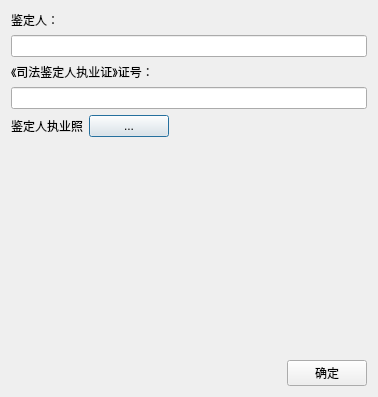
<?xml version="1.0" encoding="UTF-8"?>
<ui version="4.0">
 <class>AddAppraiserDialog</class>
 <widget class="QDialog" name="AddAppraiserDialog">
  <property name="geometry">
   <rect>
    <x>0</x>
    <y>0</y>
    <width>378</width>
    <height>397</height>
   </rect>
  </property>
  <property name="windowTitle">
   <string>录入鉴定人信息</string>
  </property>
  <layout class="QVBoxLayout" name="verticalLayout_2">
   <item>
    <layout class="QVBoxLayout" name="verticalLayout">
     <item>
      <widget class="QLabel" name="LBAppraiser">
       <property name="text">
        <string>鉴定人：</string>
       </property>
      </widget>
     </item>
     <item>
      <widget class="QLineEdit" name="LEAppraiser"/>
     </item>
     <item>
      <widget class="QLabel" name="LBAppraiserID">
       <property name="text">
        <string>《司法鉴定人执业证》证号：</string>
       </property>
      </widget>
     </item>
     <item>
      <widget class="QLineEdit" name="LEAppraiserID"/>
     </item>
     <item>
      <layout class="QHBoxLayout" name="horizontalLayout">
       <item>
        <widget class="QLabel" name="LBAppraiserPhoto">
         <property name="text">
          <string>鉴定人执业照</string>
         </property>
        </widget>
       </item>
       <item>
        <widget class="QPushButton" name="BtnAppraiserPhoto">
         <property name="text">
          <string>...</string>
         </property>
        </widget>
       </item>
       <item>
        <spacer name="horizontalSpacer">
         <property name="orientation">
          <enum>Qt::Horizontal</enum>
         </property>
         <property name="sizeHint" stdset="0">
          <size>
           <width>40</width>
           <height>20</height>
          </size>
         </property>
        </spacer>
       </item>
      </layout>
     </item>
     <item>
      <widget class="QLabel" name="LBPhoto">
       <property name="text">
        <string/>
       </property>
      </widget>
     </item>
     <item>
      <spacer name="verticalSpacer">
       <property name="orientation">
        <enum>Qt::Vertical</enum>
       </property>
       <property name="sizeHint" stdset="0">
        <size>
         <width>20</width>
         <height>40</height>
        </size>
       </property>
      </spacer>
     </item>
     <item>
      <layout class="QHBoxLayout" name="horizontalLayout_2">
       <item>
        <spacer name="horizontalSpacer_2">
         <property name="orientation">
          <enum>Qt::Horizontal</enum>
         </property>
         <property name="sizeHint" stdset="0">
          <size>
           <width>40</width>
           <height>20</height>
          </size>
         </property>
        </spacer>
       </item>
       <item>
        <widget class="QPushButton" name="BtnOK">
         <property name="text">
          <string>确定</string>
         </property>
        </widget>
       </item>
      </layout>
     </item>
    </layout>
   </item>
  </layout>
 </widget>
 <layoutdefault spacing="6" margin="11"/>
 <resources/>
 <connections/>
</ui>
